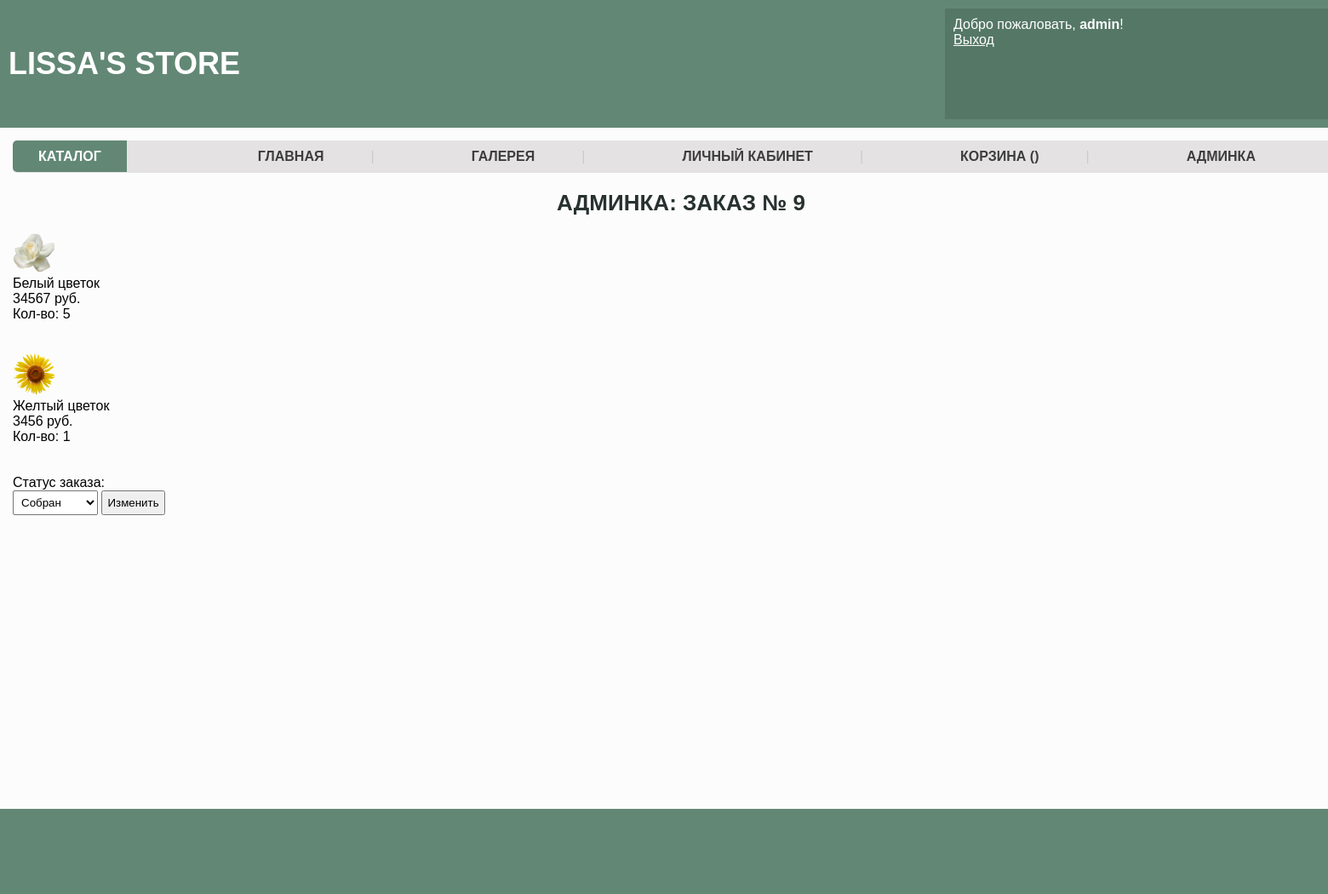
The app's page /order/?id=9 (signed in) with its own data.
### tables this page shows
CREATE TABLE `card` (
  `id` int(11) NOT NULL,
  `session_id` text NOT NULL,
  `items_id` int(11) NOT NULL,
  `user_id` int(11) DEFAULT NULL,
  `count` int(11) NOT NULL DEFAULT '1',
  `price` int(11) NOT NULL
);

CREATE TABLE `items` (
  `id` int(11) NOT NULL,
  `name` varchar(255) NOT NULL,
  `description` text NOT NULL,
  `price` int(11) NOT NULL,
  `image` varchar(255) NOT NULL
);

### engine/auth.php (called while the page is built, shortened)
<?php
function isAdmin()
{
    return $_SESSION['login'] == 'admin';
}

### engine/db.php (called while the page is built, shortened)
<?php
function getDb()
{
    static $db = null;
    if (is_null($db)) {
        $db = mysqli_connect(HOST, USER, PASS, DB) or die("Could not connect. " . mysqli_connect_error());
    }
    return $db;
}
function getAssocResult($sql)
{
    $result = mysqli_query(getDb(), $sql) or die(mysqli_connect_error());
    $array_result = [];
    while ($row = $result->fetch_assoc())
        $array_result[] = $row;
    return $array_result;
}

### engine/card.php (called while the page is built, shortened)
<?php
function getPurchaseInfo($session)
{
    return getAssocResult("SELECT card.id as card_id, items.id as item_id, items.price, items.name, items.image, card.count FROM `card`, `items` WHERE card.items_id = items.id AND `session_id` = '{$session}'");
}

### engine/controller.php (called while the page is built, shortened)
<?php
function prepareVariables($page, $messages, $action)
{
    $params = [
        'count' => getItemsCount(session_id()),
        'menu_list' => [
            'Главная' => '/',
            'Каталог' => '/catalog',
            'Галерея' => '/gallery',
            'Личный кабинет' => '/account',
            'Корзина (' . getItemsCount(session_id()) . ')' => '/card'
        ],
        'username' => getUsername(),
        'allow' => isAuth()
    ];
    if (isAdmin()) {
        $params['menu_list']['Админка'] = '/admin';
    }
    switch ($page) {
        case 'order':
            if (isAdmin()) {
                $orderId = (int)$_GET['id'];
                $params['orderId'] = $orderId;
                $sessionId =  getOrderInfo($orderId)['session_id'];
                $params['orderInfo'] = getPurchaseInfo($sessionId);
                $status = $_POST['status'];
                $params['status'] = getOrderInfo($orderId)['status'];
            }
            break;
    }
    return $params;
}

### templates/order.php (the view, shortened to what this page needs)
<? if (isAdmin()) : ?>
    <h1>Админка: заказ № <?= $orderId ?></h1>
    <?php foreach ($orderInfo as $key => $orderDetails) : ?>
        <img src="<?= $orderDetails['image'] ?>" width="50" alt="img"><Br>
        <?= $orderDetails['name'] ?><Br>
        <?= $orderDetails['price'] ?> руб.<Br>
        Кол-во: <?= $orderDetails['count'] ?><Br><br><br>
    <? endforeach ?>
    Статус заказа:
    <form action="/order/?id=<?= $orderId ?>" method="post">
        <select name="status">
            <option <? if ($status == 'Собран') echo 'selected' ?>>Собран</option>
        </select>
        <input type="submit" value="Изменить">
    </form>
<? else : ?>
    Ошибка! Вы не имеете прав доступа!
<? endif ?>

### public/css/style.css (style rules this page uses)
* { margin: 0; }
body { font-family: Arial, Helvetica, sans-serif; }
h1 { text-align: center; color: #273130; text-transform: uppercase; font-size: 26px; margin: 0 0 20px; }
input, select { padding: 5px; }

### records on screen
card: items.image (picture), items.name "Белый цветок", items.price "34567", count "5"
card: items.image (picture), items.name "Желтый цветок", items.price "3456", count "1"

### other values on screen
$username "admin"
$link_name "ГЛАВНАЯ"
$link_name "КАТАЛОГ"
$link_name "ГАЛЕРЕЯ"
$link_name "ЛИЧНЫЙ КАБИНЕТ"
$link_name "КОРЗИНА ()"
$link_name "АДМИНКА"
$orderId "9"
